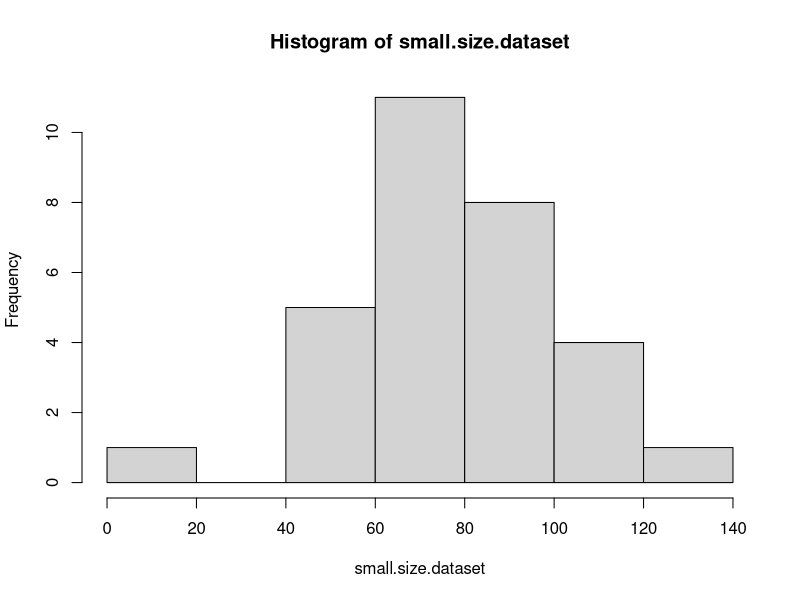
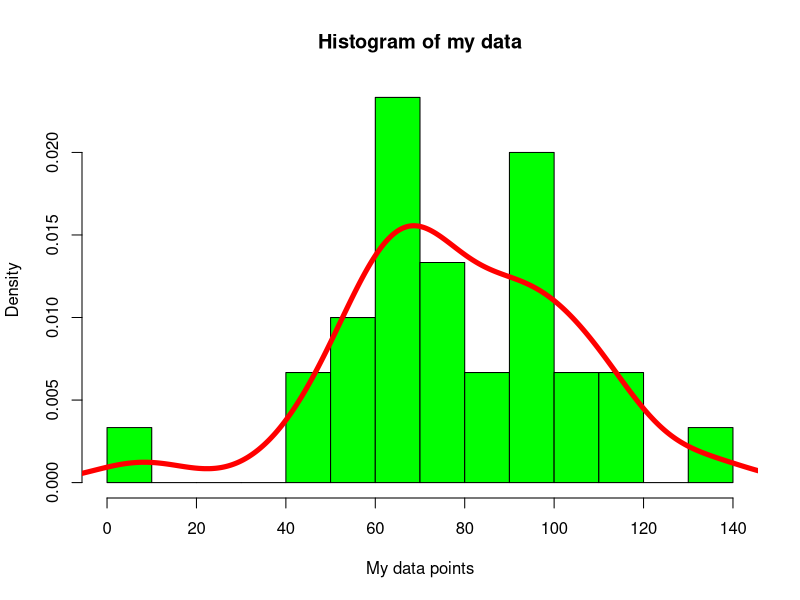
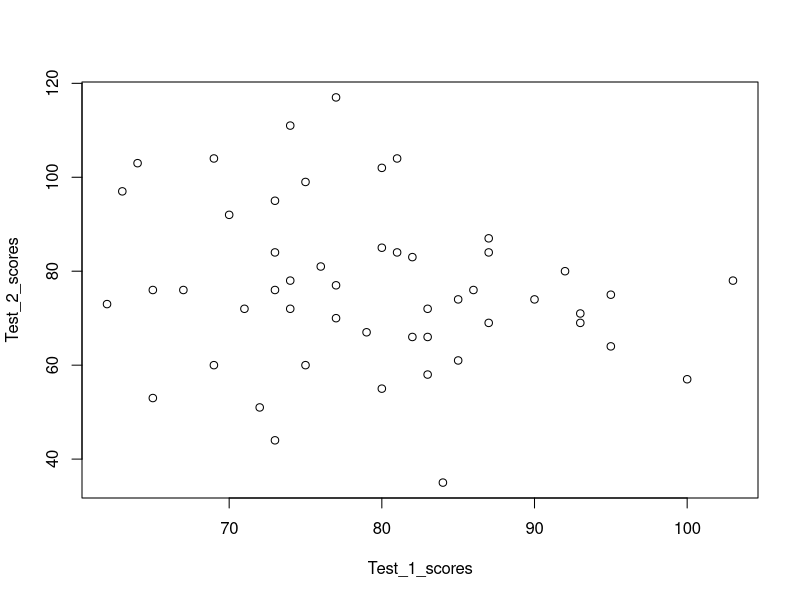
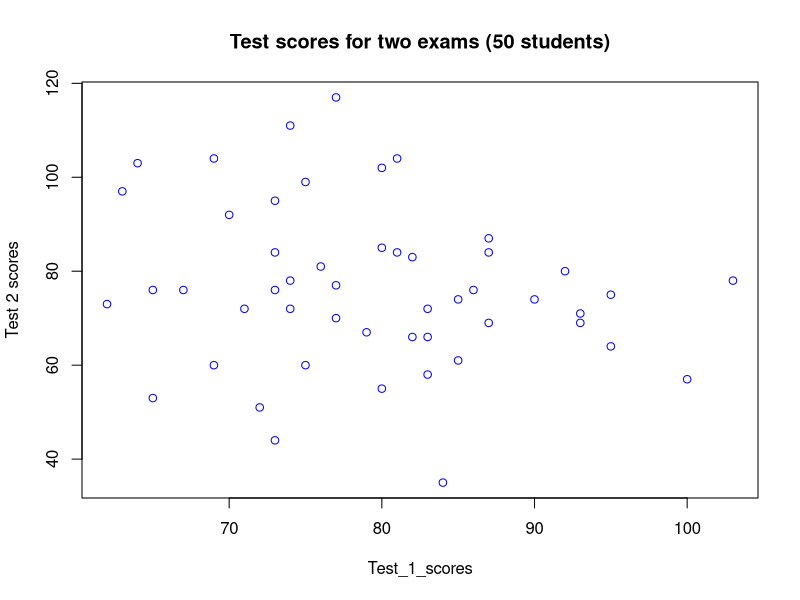

Recreate these plots in R, in order.
#Codes for Concatenation, Five-number summary, Standard Deviation
data.1=c(35, 8, 10, 23, 42)
summary(data.1)
mean(data.1)
sd(data.1)

#Codes for Histogram
small.size.dataset=c(91,49,76,112,97,42,70, 100, 8, 112, 95, 90, 78, 62, 56, 94, 65, 58, 109, 70, 109, 91, 71, 76, 68, 62, 134, 57, 83, 66)
hist(small.size.dataset)
hist(small.size.dataset, xlab='My data points', main='Histogram of my data', freq=F, col='green', breaks=10)
lines(density(small.size.dataset), col='red', lwd=5)

#Codes for Scatterplot
#rnorm(n, mean , sd ) 
Test_1_scores=round(rnorm(50, 78, 10))
Test_2_scores=round(rnorm(50, 78, 14))
plot(Test_2_scores~Test_1_scores)
plot(Test_2_scores~Test_1_scores, main='Test scores for two exams (50 students)', xlab='Test_1_scores', ylab='Test 2 scores', col='blue')

